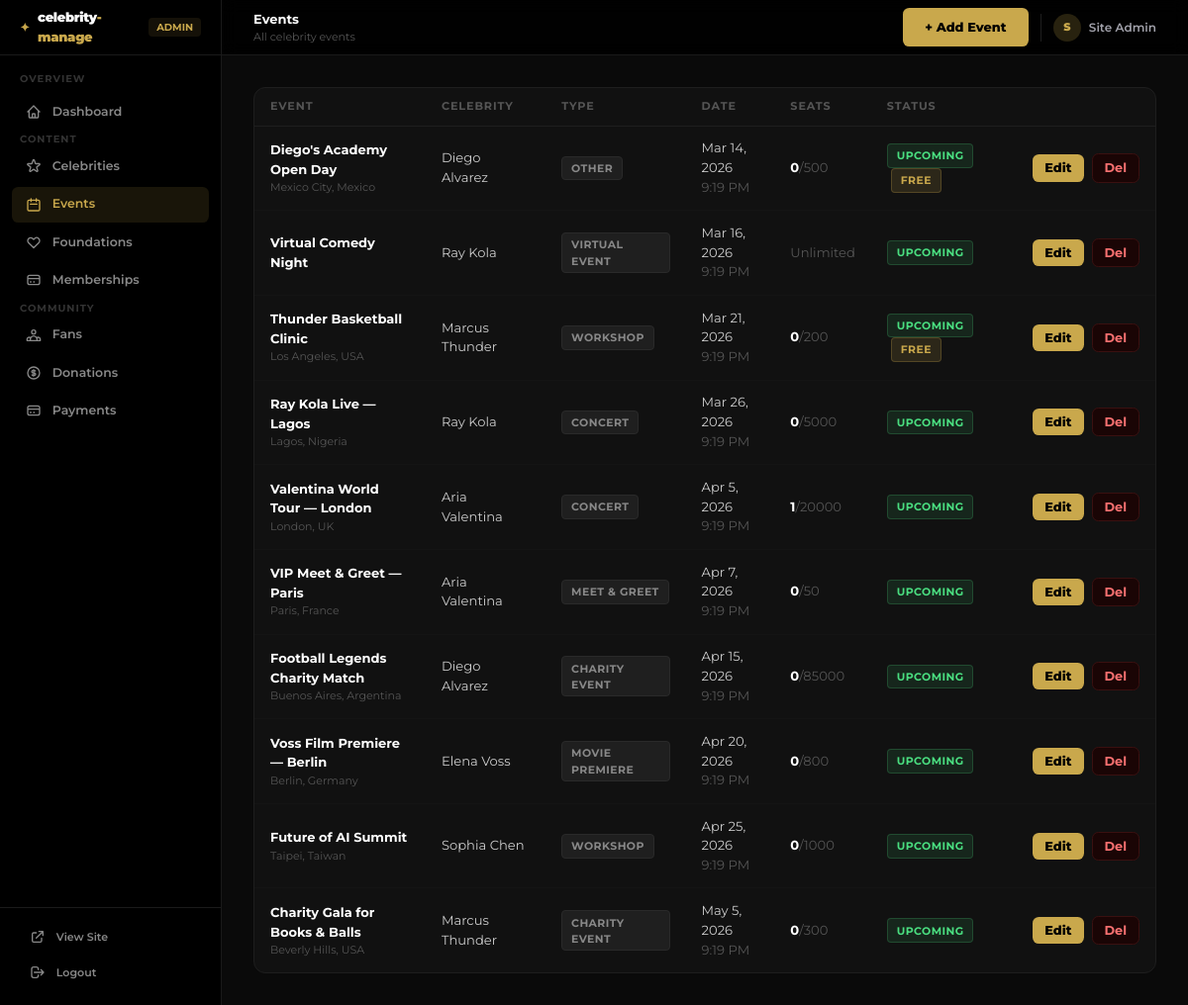
The page /manage/events/ (signed in) on the database its author committed.
### users/models.py (models this page shows, shortened)
class User(AbstractBaseUser, PermissionsMixin):
    email = models.EmailField(unique=True)
    name = models.CharField(max_length=150)
    country = models.CharField(max_length=100)
    avatar = models.ImageField(upload_to="avatars/", blank=True, null=True)
    is_active = models.BooleanField(default=True)
    is_staff = models.BooleanField(default=False)
    date_joined = models.DateTimeField(auto_now_add=True)
    USERNAME_FIELD = "email"
    REQUIRED_FIELDS = ["name", "country"]
    objects = UserManager()
    class Meta:
        db_table = "users"
        verbose_name = "Fan"
        verbose_name_plural = "Fans"

### events/models.py (models this page shows, shortened)
class Event(models.Model):
    EVENT_TYPES = [
        ("concert", "Concert"),
        ("meetgreet", "Meet & Greet"),
        ("charity", "Charity Event"),
        ("premiere", "Movie Premiere"),
        ("sports", "Sports Event"),
        ("workshop", "Workshop"),
        ("virtual", "Virtual Event"),
        ("other", "Other"),
    ]
    STATUS_CHOICES = [
        ("upcoming", "Upcoming"),
        ("ongoing", "Ongoing"),
        ("completed", "Completed"),
        ("cancelled", "Cancelled"),
    ]
    celebrity = models.ForeignKey(Celebrity, on_delete=models.CASCADE, related_name="events")
    title = models.CharField(max_length=200)
    slug = models.SlugField()
    description = models.TextField()
    event_type = models.CharField(max_length=50, choices=EVENT_TYPES, default="other")
    status = models.CharField(max_length=20, choices=STATUS_CHOICES, default="upcoming")
    event_date = models.DateTimeField()
    end_date = models.DateTimeField(blank=True, null=True)
    location = models.CharField(max_length=300)
    venue = models.CharField(max_length=200, blank=True)
    city = models.CharField(max_length=100, blank=True)
    country = models.CharField(max_length=100, blank=True)
    image = models.ImageField(upload_to="events/", blank=True, null=True)
    ticket_price = models.DecimalField(max_digits=10, decimal_places=2, default=0)
    is_free = models.BooleanField(default=False)
    seats_total = models.PositiveIntegerField(default=0, help_text="0 means unlimited")
    seats_booked = models.PositiveIntegerField(default=0)
    created_at = models.DateTimeField(auto_now_add=True)
    class Meta:
        ordering = ["event_date"]
        unique_together = [["celebrity", "slug"]]

### celebs/models.py (models this page shows, shortened)
class Celebrity(models.Model):
    CATEGORY_CHOICES = [
        ("music", "Music"),
        ("sports", "Sports"),
        ("acting", "Acting"),
        ("comedy", "Comedy"),
        ("politics", "Politics"),
        ("business", "Business"),
        ("other", "Other"),
    ]
    name = models.CharField(max_length=150)
    slug = models.SlugField(unique=True)
    tagline = models.CharField(max_length=255, blank=True)
    bio = models.TextField()
    category = models.CharField(max_length=50, choices=CATEGORY_CHOICES, default="other")
    photo = models.ImageField(upload_to="celebs/photos/", blank=True, null=True)
    cover_image = models.ImageField(upload_to="celebs/covers/", blank=True, null=True)
    nationality = models.CharField(max_length=100, blank=True)
    instagram = models.URLField(blank=True)
    twitter = models.URLField(blank=True)
    youtube = models.URLField(blank=True)
    is_featured = models.BooleanField(default=False)
    is_active = models.BooleanField(default=True)
    created_at = models.DateTimeField(auto_now_add=True)
    class Meta:
        verbose_name_plural = "Celebrities"
        ordering = ["-is_featured", "name"]

### celebrity_platform/panel_views.py (the view)
# urls.py: path("events/",                       panel_events,             name="panel_events"),
@staff_member_required(login_url="/auth/login/")
def panel_events(request):
    events = Event.objects.select_related("celebrity").annotate(reg_count=Count("registrations")).order_by("event_date")
    return render(request, "panel/events.html", {"events": events})

### templates/panel/events.html (shortened to what this page needs)
{% extends "panel/base.html" %}
{% block nav_events %}active{% endblock %}
{% block page_title %}Events{% endblock %}
{% block page_subtitle %}All celebrity events{% endblock %}
{% block header_actions %}
  <a href="{% url 'panel_event_add' %}" class="btn-gold">+ Add Event</a>
{% endblock %}
{% block content %}
<div class="card overflow-hidden">
  {% if events %}
  <table class="tbl">
    <thead>
      <tr>
        <th>Event</th>
        <th>Celebrity</th>
        <th>Type</th>
        <th>Date</th>
        <th>Seats</th>
        <th>Status</th>
        <th></th>
      </tr>
    </thead>
    <tbody>
      {% for ev in events %}
      <tr>
        <td>
          <p class="font-bold text-white text-[13px]">{{ ev.title }}</p>
          <p class="text-[11px] text-[#555]">{{ ev.city }}{% if ev.city and ev.country %}, {% endif %}{{ ev.country }}</p>
        </td>
        <td class="text-[12px]">{{ ev.celebrity.name }}</td>
        <td><span class="badge badge-gray">{{ ev.get_event_type_display }}</span></td>
        <td class="text-[12px]">{{ ev.event_date|date:"M j, Y" }}<br><span class="text-[#555]">{{ ev.event_date|time:"g:i A" }}</span></td>
        <td class="text-[12px]">
          {% if ev.seats_total == 0 %}
            <span class="text-[#555]">Unlimited</span>
          {% else %}
            <span class="font-bold text-white">{{ ev.reg_count }}</span><span class="text-[#555]">/{{ ev.seats_total }}</span>
          {% endif %}
        </td>
        <td>
          {% if ev.status == 'upcoming' %}<span class="badge badge-green">Upcoming</span>
          {% elif ev.status == 'ongoing' %}<span class="badge badge-blue">Ongoing</span>
          {% elif ev.status == 'completed' %}<span class="badge badge-gray">Done</span>
          {% else %}<span class="badge badge-red">Cancelled</span>{% endif %}
          {% if ev.is_free %}<span class="badge badge-gold ml-1">Free</span>{% endif %}
        </td>
        <td>
          <div class="flex items-center gap-2 justify-end">
            <a href="{% url 'panel_event_edit' ev.pk %}" class="btn-gold py-1 px-3">Edit</a>
            <a href="{% url 'panel_event_delete' ev.pk %}" class="btn-danger py-1 px-3">Del</a>
          </div>
        </td>
      </tr>
      {% endfor %}
    </tbody>
  </table>
  {% else %}
  <div class="py-20 text-center">
    <p class="text-4xl mb-3">📅</p>
    <p class="text-[13px] text-[#555] mb-4">No events yet.</p>
    <a href="{% url 'panel_event_add' %}" class="btn-gold">+ Add First Event</a>
  </div>
  {% endif %}
</div>
{% endblock %}

### templates/panel/base.html (shortened to what this page needs)
{% load static %}
<!DOCTYPE html>
<html lang="en">
<head>
  <script src="https://cdn.tailwindcss.com"></script>
</head>
<body class="font-sans text-white min-h-screen antialiased flex">
  <aside id="sidebar" class="fixed top-0 left-0 h-screen w-56 bg-black border-r border-[#1a1a1a] flex flex-col z-40 transition-transform duration-200">
    <div class="h-14 flex items-center px-5 border-b border-[#1a1a1a] shrink-0">
      <a href="{% url 'panel_dashboard' %}" class="flex items-center gap-2">
        <span class="text-[#C9A84C] font-black text-xs">✦</span>
        <span class="font-black text-[13px] tracking-tight">celebrity<span class="text-[#C9A84C]">-manage</span></span>
      </a>
      <span class="ml-auto text-[10px] font-bold text-[#C9A84C] bg-[#C9A84C]/10 px-2 py-0.5 rounded">ADMIN</span>
    </div>
    <nav class="flex-1 overflow-y-auto px-3 py-4 space-y-0.5">
      <p class="text-[10px] font-bold text-[#333] uppercase tracking-widest px-2 mb-2">Overview</p>
      <a href="{% url 'panel_dashboard' %}" class="nav-link {% block nav_dashboard %}{% endblock %}">
        <svg class="nav-icon" fill="none" stroke="currentColor" viewBox="0 0 24 24"><path stroke-linecap="round" stroke-linejoin="round" stroke-width="2" d="M3 12l2-2m0 0l7-7 7 7M5 10v10a1 1 0 001 1h3m10-11l2 2m-2-2v10a1 1 0 01-1 1h-3m-6 0a1 1 0 001-1v-4a1 1 0 011-1h2a1 1 0 011 1v4a1 1 0 001 1m-6 0h6"/></svg>
        Dashboard
      </a>
      <p class="text-[10px] font-bold text-[#333] uppercase tracking-widest px-2 mt-4 mb-2">Content</p>
      <a href="{% url 'panel_celebrities' %}" class="nav-link {% block nav_celebrities %}{% endblock %}">
        Celebrities
      </a>
      <a href="{% url 'panel_events' %}" class="nav-link {% block nav_events %}{% endblock %}">
        <svg class="nav-icon" fill="none" stroke="currentColor" viewBox="0 0 24 24"><path stroke-linecap="round" stroke-linejoin="round" stroke-width="2" d="M8 7V3m8 4V3m-9 8h10M5 21h14a2 2 0 002-2V7a2 2 0 00-2-2H5a2 2 0 00-2 2v12a2 2 0 002 2z"/></svg>
        Events
      </a>
      <a href="{% url 'panel_foundations' %}" class="nav-link {% block nav_foundations %}{% endblock %}">
        <svg class="nav-icon" fill="none" stroke="currentColor" viewBox="0 0 24 24"><path stroke-linecap="round" stroke-linejoin="round" stroke-width="2" d="M4.318 6.318a4.5 4.5 0 000 6.364L12 20.364l7.682-7.682a4.5 4.5 0 00-6.364-6.364L12 7.636l-1.318-1.318a4.5 4.5 0 00-6.364 0z"/></svg>
        Foundations
      </a>
      <a href="{% url 'panel_tiers' %}" class="nav-link {% block nav_tiers %}{% endblock %}">
        <svg class="nav-icon" fill="none" stroke="currentColor" viewBox="0 0 24 24"><path stroke-linecap="round" stroke-linejoin="round" stroke-width="2" d="M3 10h18M7 15h1m4 0h1m-7 4h12a3 3 0 003-3V8a3 3 0 00-3-3H6a3 3 0 00-3 3v8a3 3 0 003 3z"/></svg>
        Memberships
      </a>
      <p class="text-[10px] font-bold text-[#333] uppercase tracking-widest px-2 mt-4 mb-2">Community</p>
      <a href="{% url 'panel_fans' %}" class="nav-link {% block nav_fans %}{% endblock %}">
        Fans
      </a>
      <a href="{% url 'panel_donations' %}" class="nav-link {% block nav_donations %}{% endblock %}">
        Donations
      </a>
      <a href="{% url 'panel_payments' %}" class="nav-link {% block nav_payments %}{% endblock %}">
        <svg class="nav-icon" fill="none" stroke="currentColor" viewBox="0 0 24 24"><path stroke-linecap="round" stroke-linejoin="round" stroke-width="2" d="M3 10h18M7 15h1m4 0h1m-7 4h12a3 3 0 003-3V8a3 3 0 00-3-3H6a3 3 0 00-3 3v8a3 3 0 003 3z"/></svg>
        Payments
      </a>
    </nav>
    <div class="px-4 pb-4 border-t border-[#1a1a1a] pt-3 shrink-0">
      <a href="{% url 'home' %}" class="nav-link text-[11px]">
        <svg class="nav-icon" fill="none" stroke="currentColor" viewBox="0 0 24 24"><path stroke-linecap="round" stroke-linejoin="round" stroke-width="2" d="M10 6H6a2 2 0 00-2 2v10a2 2 0 002 2h10a2 2 0 002-2v-4M14 4h6m0 0v6m0-6L10 14"/></svg>
        View Site
      </a>
      <a href="{% url 'logout' %}" class="nav-link text-[11px] mt-0.5">
        <svg class="nav-icon" fill="none" stroke="currentColor" viewBox="0 0 24 24"><path stroke-linecap="round" stroke-linejoin="round" stroke-width="2" d="M17 16l4-4m0 0l-4-4m4 4H7m6 4v1a3 3 0 01-3 3H6a3 3 0 01-3-3V7a3 3 0 013-3h4a3 3 0 013 3v1"/></svg>
        Logout
      </a>
    </div>
  </aside>
  <div class="ml-56 flex-1 min-h-screen flex flex-col">
    <header class="h-14 bg-black/90 border-b border-[#1a1a1a] flex items-center justify-between px-8 sticky top-0 z-30 backdrop-blur">
      <div>
        <p class="text-[13px] font-bold text-white">{% block page_title %}Panel{% endblock %}</p>
        <p class="text-[11px] text-[#555]">{% block page_subtitle %}celebrity-manage admin{% endblock %}</p>
      </div>
      <div class="flex items-center gap-3">
        {% block header_actions %}{% endblock %}
        <div class="flex items-center gap-2 pl-3 border-l border-[#1e1e1e]">
          <div class="w-7 h-7 rounded-full bg-[#C9A84C]/20 flex items-center justify-center text-[11px] font-black text-[#C9A84C]">{{ user.name|first|upper }}</div>
          <span class="text-[12px] font-semibold text-zinc-400 max-w-[100px] truncate">{{ user.name }}</span>
        </div>
      </div>
    </header>
    <main class="flex-1 p-8">
      {% block content %}{% endblock %}
    </main>
  </div>
</body>
</html>

### rows shown on the page
User: name|first "S", name "Site Admin"
Event: title "Diego's Academy Open Day", city "Mexico City", country "Mexico", celebrity.name "Diego Alvarez", event_type "OTHER", event_date "Mar 14, 2026", event_date "9:19 PM", reg_count "0", seats_total "500", status "UPCOMING", is_free "FREE"
Event: title "Virtual Comedy Night", celebrity.name "Ray Kola", event_type "VIRTUAL EVENT", event_date "Mar 16, 2026", event_date "9:19 PM", seats_total "Unlimited", status "UPCOMING"
Event: title "Thunder Basketball Clinic", city "Los Angeles", country "USA", celebrity.name "Marcus Thunder", event_type "WORKSHOP", event_date "Mar 21, 2026", event_date "9:19 PM", reg_count "0", seats_total "200", status "UPCOMING", is_free "FREE"
Event: title "Ray Kola Live — Lagos", city "Lagos", country "Nigeria", celebrity.name "Ray Kola", event_type "CONCERT", event_date "Mar 26, 2026", event_date "9:19 PM", reg_count "0", seats_total "5000", status "UPCOMING"
Event: title "Valentina World Tour — London", city "London", country "UK", celebrity.name "Aria Valentina", event_type "CONCERT", event_date "Apr 5, 2026", event_date "9:19 PM", reg_count "1", seats_total "20000", status "UPCOMING"
Event: title "VIP Meet & Greet — Paris", city "Paris", country "France", celebrity.name "Aria Valentina", event_type "MEET & GREET", event_date "Apr 7, 2026", event_date "9:19 PM", reg_count "0", seats_total "50", status "UPCOMING"
Event: title "Football Legends Charity Match", city "Buenos Aires", country "Argentina", celebrity.name "Diego Alvarez", event_type "CHARITY EVENT", event_date "Apr 15, 2026", event_date "9:19 PM", reg_count "0", seats_total "85000", status "UPCOMING"
Event: title "Voss Film Premiere — Berlin", city "Berlin", country "Germany", celebrity.name "Elena Voss", event_type "MOVIE PREMIERE", event_date "Apr 20, 2026", event_date "9:19 PM", reg_count "0", seats_total "800", status "UPCOMING"
Event: title "Future of AI Summit", city "Taipei", country "Taiwan", celebrity.name "Sophia Chen", event_type "WORKSHOP", event_date "Apr 25, 2026", event_date "9:19 PM", reg_count "0", seats_total "1000", status "UPCOMING"
Event: title "Charity Gala for Books & Balls", city "Beverly Hills", country "USA", celebrity.name "Marcus Thunder", event_type "CHARITY EVENT", event_date "May 5, 2026", event_date "9:19 PM", reg_count "0", seats_total "300", status "UPCOMING"
